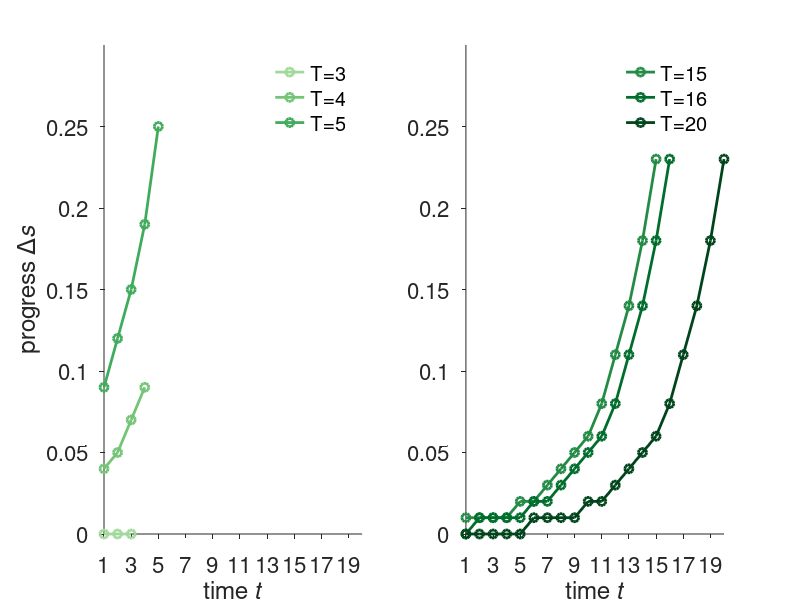
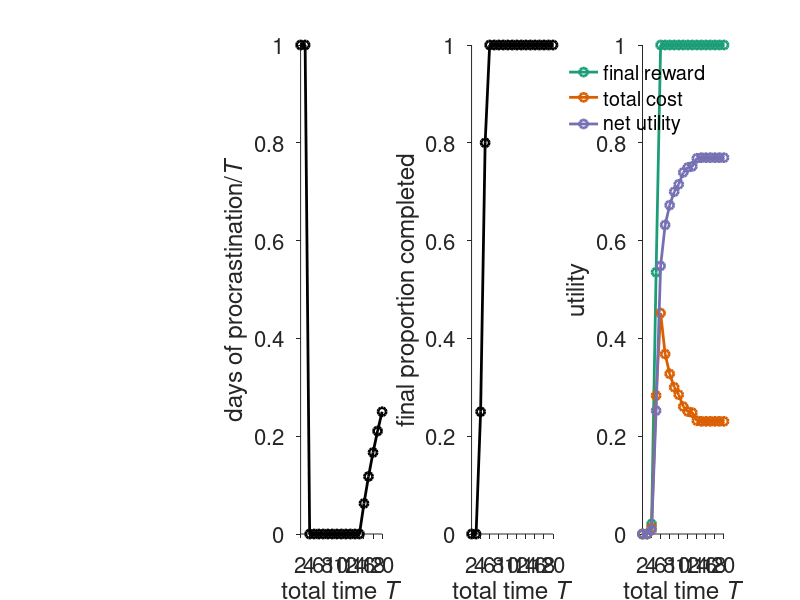

MATLAB code for these plots, in order:
close all;
clear
%% Prepare figures

% Default settings
set(0,'DefaultLineLineWidth',2);
set(0,'DefaultAxesFontSize',16);

%%%%%%%% first run DelayedRewardT.m code  

load('T_Revision.mat')

greencolor = [161,217,155;116,196,118;65,171,93;35,139,69;0,109,44;0,68,27]/255;
redcolor = [252,146,114;251,106,74;239,59,44;203,24,29;165,15,21;103,0,13]/255; 

% tempplot5 = [0.001,WithoptActSeqMatrix(2:end,8)'];
% tempplot6 = [0.001,0.003, WithoptActSeqMatrix(3:end,9)'];

figure
subplot(1,2,1)
plot(1:10,WithoptActSeqMatrix(1:10,2),'o-','Color',greencolor(1,:));
hold on
%plot(1:T,WithoptActSeqMatrix(:,1),'o--','Color',redcolor(2,:));
%hold on
plot(1:10,WithoptActSeqMatrix(1:10,3),'o-','Color',greencolor(2,:));
hold on
plot(1:10,WithoptActSeqMatrix(1:10,4),'o-','Color',greencolor(3,:));
hold off
legend('T=3','T=4','T=5','Interpreter','tex')
legend boxoff
xlabel('time \itt','Interpreter','tex')
ylabel('progress \Delta\its','Interpreter','tex')

xlim([1,TVec(end)])
xticks(1:2:TVec(end))
ylim([0 0.3])
set(gca, 'XTick', 1:2:TVec(end));
box off
set(gca,'TickDir','out');

subplot(1,2,2)
plot(1:TVec(end),WithoptActSeqMatrix(1:TVec(end),14),'o-','Color',greencolor(4,:));
hold on
plot(1:TVec(end),WithoptActSeqMatrix(1:TVec(end),15),'o-','Color',greencolor(5,:));
hold on
plot(1:TVec(end),WithoptActSeqMatrix(1:TVec(end),end),'o-','Color',greencolor(6,:));
hold off
legend('T=15','T=16','T=20','Interpreter','tex')
legend boxoff
xlabel('time \itt','Interpreter','tex')
%ylabel('progress \Delta\its','Interpreter','tex')

xlim([1,TVec(end)])
xticks(1:2:TVec(end))
ylim([0 0.3])
set(gca, 'XTick', 1:2:TVec(end));
box off
set(gca,'TickDir','out');

x0=10;
y0=10;
width=1200/2;
height=250;
set(gcf,'position',[x0,y0,width,height])

%% normalized days of procrastination
figure
subplot(1,4,2)
numberzero = nan(1,length(TVec));
for TIdx = 1:TVec(end)-1
    numberzero(TIdx)= nnz(~WithoptActSeqMatrix(1:TVec(TIdx),TIdx))/TVec(TIdx);
end
plot(TVec,numberzero,'ko-')
xlabel('total time \itT','Interpreter','tex')
ylabel('days of procrastination/\itT','Interpreter','tex')
ylim([0 1])
xlim([2,TVec(end)])
xticks(2:2:TVec(end))
box off
set(gca,'TickDir','out');

%% final proportional completed
subplot(1,4,3)
plot(TVec,finalprop,'ko-');
xlabel('total time \itT','Interpreter','tex')
ylabel('final proportion completed')
ylim([0 1])
xlim([2,TVec(end)])
xticks(2:2:TVec(end))
box off
set(gca,'TickDir','out');

%% plot the total cost
subplot(1,4,4)
threecolor = [27,158,119;217,95,2;117,112,179]/255;
plot(TVec,U_task_with,'o-','Color',threecolor(1,:))
hold on
plot(TVec,cost_with,'o-','Color',threecolor(2,:))
hold on
plot(TVec,Utotal_with,'o-','Color',threecolor(3,:));
legend('final reward','total cost','net utility')
legend boxoff
xlabel('total time \itT')
ylabel('utility')
ylim([0 1])
xlim([2,TVec(end)])
xticks(2:2:TVec(end))
box off
set(gca,'TickDir','out');

x0=10;
y0=10;
width=1200;
height=250;
set(gcf,'position',[x0,y0,width,height])
